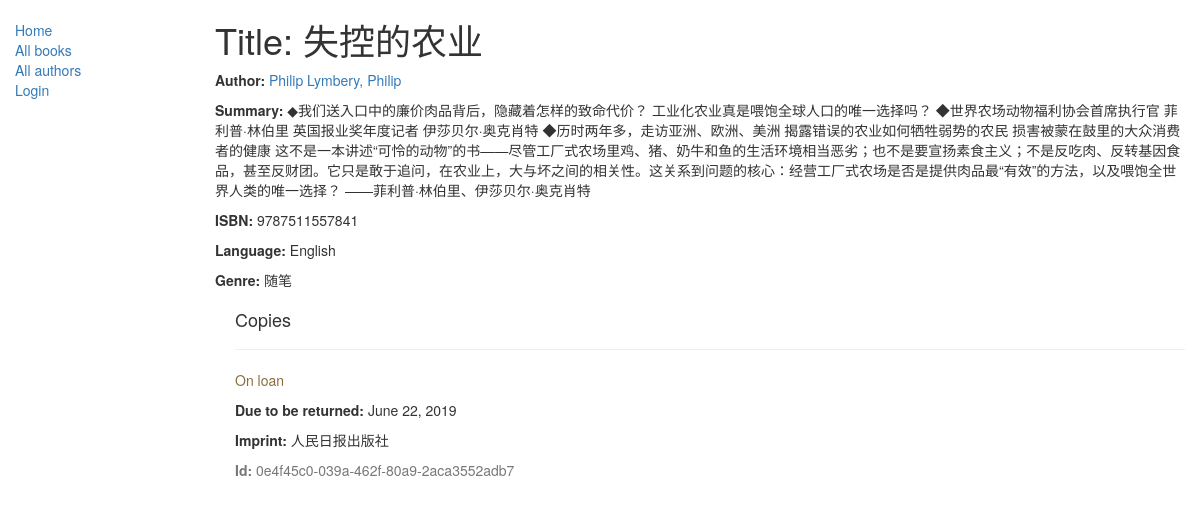
/catalog/book/3, run on the app's committed database.
### catalog/models.py (models this page shows, shortened)
class Book(models.Model):
    title = models.CharField(max_length=200)
    author = models.ForeignKey('Author', on_delete=models.SET_NULL, null=True)
    summary = models.TextField(max_length=1000, help_text="Enter a brief description of the book")
    isbn = models.CharField('ISBN', max_length=13,
                            help_text='13 Character <a href="https://www.isbn-international.org/content/what-isbn'
                                      '">ISBN number</a>')
    genre = models.ManyToManyField(Genre, help_text="Select a genre for this book")
    language = models.ForeignKey('Language', on_delete=models.SET_NULL, null=True)
    def display_genre(self):
        """Creates a string for the Genre. This is required to display genre in Admin."""
        return ', '.join([genre.name for genre in self.genre.all()[:3]])
    display_genre.short_description = 'Genre'

class Author(models.Model):
    first_name = models.CharField(max_length=100)
    last_name = models.CharField(max_length=100)
    date_of_birth = models.DateField(null=True, blank=True)
    date_of_death = models.DateField('died', null=True, blank=True)
    class Meta:
        ordering = ['last_name', 'first_name']
    def __str__(self):
        return '{0}, {1}'.format(self.last_name, self.first_name)

class Language(models.Model):
    name = models.CharField(max_length=200,
                            help_text="Enter the book's natural language (e.g. English, French, Japanese etc.)")
    def __str__(self):
        return self.name

class Genre(models.Model):
    name = models.CharField(
        max_length=200,
        help_text="Enter a book genre (e.g. Science Fiction, French Poetry etc.)"
        )
    def __str__(self):
        return self.name

class BookInstance(models.Model):
    id = models.UUIDField(primary_key=True, default=uuid.uuid4,
                          help_text="Unique ID for this particular book across whole library")
    book = models.ForeignKey('Book', on_delete=models.SET_NULL, null=True)
    imprint = models.CharField(max_length=200)
    due_back = models.DateField(null=True, blank=True)
    borrower = models.ForeignKey(User, on_delete=models.SET_NULL, null=True, blank=True)
    LOAN_STATUS = (
        ('d', 'Maintenance'),
        ('o', 'On loan'),
        ('a', 'Available'),
        ('r', 'Reserved'),
    )
    status = models.CharField(
        max_length=1,
        choices=LOAN_STATUS,
        blank=True,
        default='d',
        help_text='Book availability')
    class Meta:
        ordering = ['due_back']
        permissions = (("can_mark_returned", "Set book as returned"),)

### catalog/views.py (the view)
# urls.py: path('book/<int:pk>', views.BookDetailView.as_view(), name='book-detail'),
class BookDetailView(generic.DetailView):
    model = Book
    paginate_by = 10

### catalog/templates/catalog/book_detail.html
{% extends "base_generic.html" %}
{% block content %}
  <h1>Title: {{ book.title }}</h1>
  <p><strong>Author:</strong> <a href="">{{ book.author }}</a></p>
  <p><strong>Summary:</strong> {{ book.summary }}</p>
  <p><strong>ISBN:</strong> {{ book.isbn }}</p>
  <p><strong>Language:</strong> {{ book.language }}</p>
  <p><strong>Genre:</strong> {% for genre in book.genre.all %} {{ genre }}{% if not forloop.last %}, {% endif %}{% endfor %}</p>
  <div style="margin-left:20px;margin-top:20px">
    <h4>Copies</h4>
    {% for copy in book.bookinstance_set.all %}
    <hr>
    <p class="{% if copy.status == 'a' %}text-success{% elif copy.status == 'm' %}text-danger{% else %}text-warning{% endif %}">{{ copy.get_status_display }}</p>
    {% if copy.status != 'a' %}<p><strong>Due to be returned:</strong> {{copy.due_back}}</p>{% endif %}
    <p><strong>Imprint:</strong> {{copy.imprint}}</p>
    <p class="text-muted"><strong>Id:</strong> {{copy.id}}</p>
    {% endfor %}
  </div>
{% endblock %}

### data on the page
Book: title "失控的农业", author "Philip Lymbery, Philip", summary "◆我们送入口中的廉价肉品背后，隐藏着怎样的致命代价？ 工业化农业真是喂饱全球人口的唯一选择吗？ ◆世界农场动物福利协会首席执行官 菲利普·林伯里 英国报业奖年度记者 伊莎贝尔·奥克肖特 ◆历时两年多，走访亚洲、欧洲、美洲 揭露错误的农业如何牺牲弱势的农民 损害被蒙在鼓里的大众消费者的健康 这不是一本讲述“可怜的动物”的书——尽管工厂式农场里鸡、猪、奶牛和鱼的生活环境相当恶劣；也不是要宣扬素食主义；不是反吃肉、反转基因食品，甚至反财团。它只是敢于追问，在农业上，大与坏之间的相关性。这关系到问题的核心：经营工厂式农场是否是提供肉品最“有效”的方法，以及喂饱全世界人类的唯一选择？ ——菲利普·林伯里、伊莎贝尔·奥克肖特", isbn "9787511557841", language "English"
Genre: name "随笔"
BookInstance: status "On loan", due_back "June 22, 2019", imprint "人民日报出版社", id "0e4f45c0-039a-462f-80a9-2aca3552adb7"
